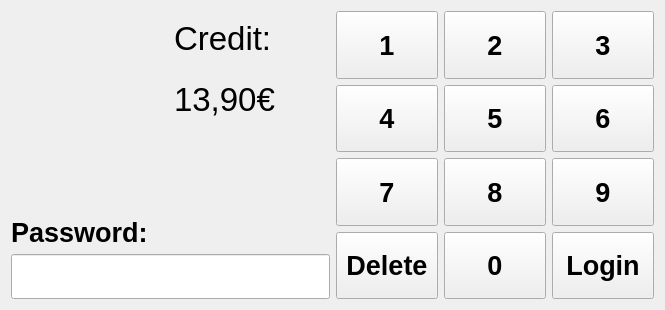
<?xml version="1.0" encoding="UTF-8"?>
<ui version="4.0">
 <class>passwordscreen</class>
 <widget class="QWidget" name="passwordscreen">
  <property name="geometry">
   <rect>
    <x>0</x>
    <y>0</y>
    <width>665</width>
    <height>310</height>
   </rect>
  </property>
  <property name="windowTitle">
   <string>Form</string>
  </property>
  <layout class="QGridLayout" name="gridLayout_2" columnstretch="1,1">
   <item row="0" column="0">
    <layout class="QVBoxLayout" name="verticalLayout" stretch="1,1,1">
     <item>
      <layout class="QHBoxLayout" name="horizontalLayout" stretch="1,1">
       <item>
        <widget class="QLabel" name="label_pic">
         <property name="sizePolicy">
          <sizepolicy hsizetype="Expanding" vsizetype="Expanding">
           <horstretch>0</horstretch>
           <verstretch>0</verstretch>
          </sizepolicy>
         </property>
         <property name="text">
          <string/>
         </property>
         <property name="textFormat">
          <enum>Qt::AutoText</enum>
         </property>
         <property name="scaledContents">
          <bool>false</bool>
         </property>
         <property name="wordWrap">
          <bool>false</bool>
         </property>
        </widget>
       </item>
       <item>
        <layout class="QVBoxLayout" name="verticalLayout_2" stretch="1,1">
         <item>
          <widget class="QLabel" name="label_name">
           <property name="font">
            <font>
             <pointsize>25</pointsize>
            </font>
           </property>
           <property name="text">
            <string>Credit:</string>
           </property>
          </widget>
         </item>
         <item>
          <widget class="QLabel" name="label_credit">
           <property name="font">
            <font>
             <pointsize>25</pointsize>
            </font>
           </property>
           <property name="text">
            <string>13,90€</string>
           </property>
          </widget>
         </item>
        </layout>
       </item>
      </layout>
     </item>
     <item>
      <widget class="QLabel" name="label">
       <property name="font">
        <font>
         <pointsize>20</pointsize>
         <weight>75</weight>
         <bold>true</bold>
        </font>
       </property>
       <property name="text">
        <string>Password:</string>
       </property>
       <property name="alignment">
        <set>Qt::AlignBottom|Qt::AlignLeading|Qt::AlignLeft</set>
       </property>
      </widget>
     </item>
     <item>
      <widget class="QLineEdit" name="lineEdit_password">
       <property name="font">
        <font>
         <pointsize>25</pointsize>
        </font>
       </property>
      </widget>
     </item>
    </layout>
   </item>
   <item row="0" column="1">
    <layout class="QGridLayout" name="gridLayout">
     <item row="0" column="0">
      <widget class="QPushButton" name="pushButton_1">
       <property name="sizePolicy">
        <sizepolicy hsizetype="Preferred" vsizetype="Preferred">
         <horstretch>0</horstretch>
         <verstretch>0</verstretch>
        </sizepolicy>
       </property>
       <property name="font">
        <font>
         <pointsize>20</pointsize>
         <weight>75</weight>
         <bold>true</bold>
        </font>
       </property>
       <property name="text">
        <string>1</string>
       </property>
      </widget>
     </item>
     <item row="0" column="1">
      <widget class="QPushButton" name="pushButton_2">
       <property name="sizePolicy">
        <sizepolicy hsizetype="Preferred" vsizetype="Preferred">
         <horstretch>0</horstretch>
         <verstretch>0</verstretch>
        </sizepolicy>
       </property>
       <property name="font">
        <font>
         <pointsize>20</pointsize>
         <weight>75</weight>
         <bold>true</bold>
        </font>
       </property>
       <property name="text">
        <string>2</string>
       </property>
      </widget>
     </item>
     <item row="0" column="2">
      <widget class="QPushButton" name="pushButton_3">
       <property name="sizePolicy">
        <sizepolicy hsizetype="Preferred" vsizetype="Preferred">
         <horstretch>0</horstretch>
         <verstretch>0</verstretch>
        </sizepolicy>
       </property>
       <property name="font">
        <font>
         <pointsize>20</pointsize>
         <weight>75</weight>
         <bold>true</bold>
        </font>
       </property>
       <property name="text">
        <string>3</string>
       </property>
      </widget>
     </item>
     <item row="1" column="0">
      <widget class="QPushButton" name="pushButton_4">
       <property name="sizePolicy">
        <sizepolicy hsizetype="Preferred" vsizetype="Preferred">
         <horstretch>0</horstretch>
         <verstretch>0</verstretch>
        </sizepolicy>
       </property>
       <property name="font">
        <font>
         <pointsize>20</pointsize>
         <weight>75</weight>
         <bold>true</bold>
        </font>
       </property>
       <property name="text">
        <string>4</string>
       </property>
      </widget>
     </item>
     <item row="1" column="1">
      <widget class="QPushButton" name="pushButton_5">
       <property name="sizePolicy">
        <sizepolicy hsizetype="Preferred" vsizetype="Preferred">
         <horstretch>0</horstretch>
         <verstretch>0</verstretch>
        </sizepolicy>
       </property>
       <property name="font">
        <font>
         <pointsize>20</pointsize>
         <weight>75</weight>
         <bold>true</bold>
        </font>
       </property>
       <property name="text">
        <string>5</string>
       </property>
      </widget>
     </item>
     <item row="1" column="2">
      <widget class="QPushButton" name="pushButton_6">
       <property name="sizePolicy">
        <sizepolicy hsizetype="Preferred" vsizetype="Preferred">
         <horstretch>0</horstretch>
         <verstretch>0</verstretch>
        </sizepolicy>
       </property>
       <property name="font">
        <font>
         <pointsize>20</pointsize>
         <weight>75</weight>
         <bold>true</bold>
        </font>
       </property>
       <property name="text">
        <string>6</string>
       </property>
      </widget>
     </item>
     <item row="2" column="0">
      <widget class="QPushButton" name="pushButton_7">
       <property name="sizePolicy">
        <sizepolicy hsizetype="Preferred" vsizetype="Preferred">
         <horstretch>0</horstretch>
         <verstretch>0</verstretch>
        </sizepolicy>
       </property>
       <property name="font">
        <font>
         <pointsize>20</pointsize>
         <weight>75</weight>
         <bold>true</bold>
        </font>
       </property>
       <property name="text">
        <string>7</string>
       </property>
      </widget>
     </item>
     <item row="2" column="1">
      <widget class="QPushButton" name="pushButton_8">
       <property name="sizePolicy">
        <sizepolicy hsizetype="Preferred" vsizetype="Preferred">
         <horstretch>0</horstretch>
         <verstretch>0</verstretch>
        </sizepolicy>
       </property>
       <property name="font">
        <font>
         <pointsize>20</pointsize>
         <weight>75</weight>
         <bold>true</bold>
        </font>
       </property>
       <property name="text">
        <string>8</string>
       </property>
      </widget>
     </item>
     <item row="2" column="2">
      <widget class="QPushButton" name="pushButton_9">
       <property name="sizePolicy">
        <sizepolicy hsizetype="Preferred" vsizetype="Preferred">
         <horstretch>0</horstretch>
         <verstretch>0</verstretch>
        </sizepolicy>
       </property>
       <property name="font">
        <font>
         <pointsize>20</pointsize>
         <weight>75</weight>
         <bold>true</bold>
        </font>
       </property>
       <property name="text">
        <string>9</string>
       </property>
      </widget>
     </item>
     <item row="3" column="0">
      <widget class="QPushButton" name="pushButton_back">
       <property name="sizePolicy">
        <sizepolicy hsizetype="Preferred" vsizetype="Preferred">
         <horstretch>0</horstretch>
         <verstretch>0</verstretch>
        </sizepolicy>
       </property>
       <property name="font">
        <font>
         <pointsize>20</pointsize>
         <weight>75</weight>
         <bold>true</bold>
        </font>
       </property>
       <property name="text">
        <string>Delete</string>
       </property>
      </widget>
     </item>
     <item row="3" column="1">
      <widget class="QPushButton" name="pushButton_0">
       <property name="sizePolicy">
        <sizepolicy hsizetype="Preferred" vsizetype="Preferred">
         <horstretch>0</horstretch>
         <verstretch>0</verstretch>
        </sizepolicy>
       </property>
       <property name="font">
        <font>
         <pointsize>20</pointsize>
         <weight>75</weight>
         <bold>true</bold>
        </font>
       </property>
       <property name="text">
        <string>0</string>
       </property>
      </widget>
     </item>
     <item row="3" column="2">
      <widget class="QPushButton" name="pushButton_login">
       <property name="sizePolicy">
        <sizepolicy hsizetype="Preferred" vsizetype="Preferred">
         <horstretch>0</horstretch>
         <verstretch>0</verstretch>
        </sizepolicy>
       </property>
       <property name="font">
        <font>
         <pointsize>20</pointsize>
         <weight>75</weight>
         <bold>true</bold>
        </font>
       </property>
       <property name="text">
        <string>Login</string>
       </property>
      </widget>
     </item>
    </layout>
   </item>
  </layout>
 </widget>
 <resources/>
 <connections/>
</ui>
